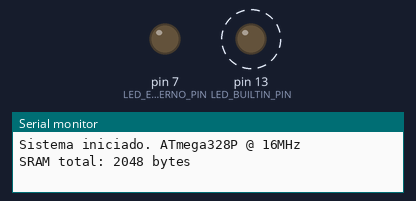
Bench run of a program on a simulated Arduino Uno, built with avr-gcc and run on an emulated ATmega328P. Parts: output pins drawn as LEDs (lit = HIGH), the last lines printed to the serial monitor. Dashed ring = blinking.

Above: at 0.2 s.
At 2.7 s:
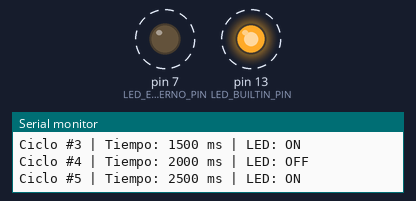
Timing chart, 0 to 3.0 s (numbered marks = the images above):
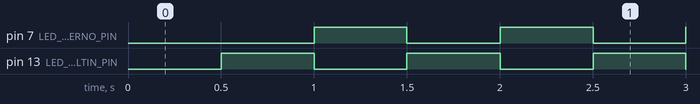

The program:

main.cpp
```cpp
#include<Arduino.h>
// sketch01_blink_avanzado.ino
// Dos LEDs en contrafase con reporte serial
const int LED_BUILTIN_PIN = 13; // LED integrado
const int LED_EXTERNO_PIN = 7; // LED externo con resistencia 220 ohm
const int INTERVALO_MS = 500; // periodo en milisegundos
unsigned long ultimoTiempo = 0;
bool estadoLed = false;
unsigned long contadorCiclos = 0;
int numero1 = 5;
int numer02 = 5;
int numero3 = 5;
int numero4 = 5;
int numero5 = 10;
void setup() {
  Serial.begin(9600);
  pinMode(LED_BUILTIN_PIN, OUTPUT);
  pinMode(LED_EXTERNO_PIN, OUTPUT);
  Serial.println("Sistema iniciado. ATmega328P @ 16MHz");
  Serial.println("SRAM total: 2048 bytes");
}

void loop() {
  unsigned long ahora = millis();
  if (ahora - ultimoTiempo >= INTERVALO_MS) {
    ultimoTiempo = ahora;
    estadoLed = !estadoLed;
    digitalWrite(LED_BUILTIN_PIN, estadoLed ? HIGH : LOW);
    digitalWrite(LED_EXTERNO_PIN, estadoLed ? LOW : HIGH); // contrafase
    contadorCiclos++;
    Serial.print("Ciclo #"); Serial.print(contadorCiclos);
    Serial.print(" | Tiempo: "); Serial.print(ahora);
    Serial.print(" ms | LED: "); Serial.println(estadoLed ? "ON" : "OFF");
  }
// Nota: NO usar delay() - permite multitarea cooperativa
}
```

Measured:
- by itself, pin 7 (LED_EXTERNO_PIN), pin 13 (LED_BUILTIN_PIN): alternates HIGH for 0.50 s and LOW for 0.50 s
